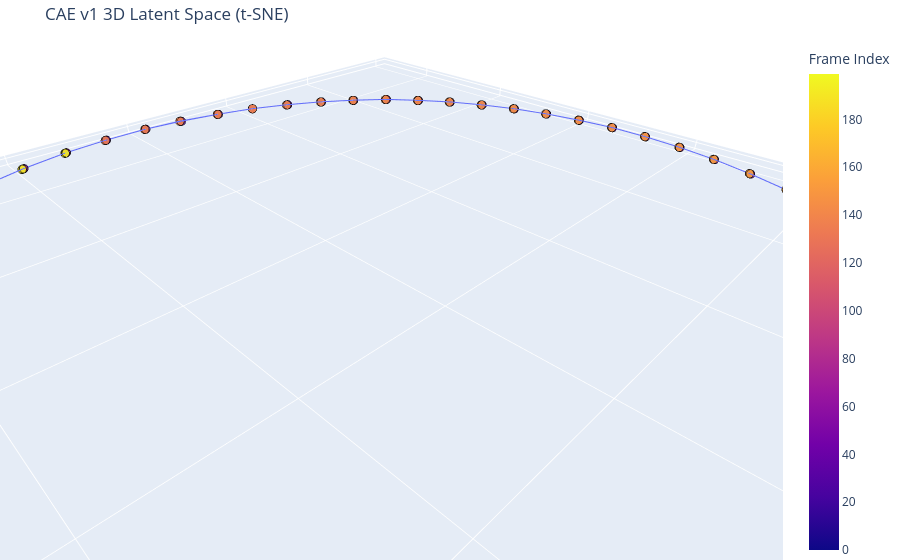

Notebook cell for this chart:
### Code cell
# Create interactive 3D scatter plot for t-SNE with continuous trajectory line
fig_tsne_3d = px.scatter_3d(
    df_latent_all_tsne_3d,
    x="t-SNE 1",
    y="t-SNE 2",
    z="t-SNE 3",
    color="Frame",
    color_continuous_scale="plasma",  # Change to "plasma" in CAE notebook
    title="CAE v1 3D Latent Space (t-SNE)",
    labels={"Frame": "Frame Index"},
)

# Format marker styling and enable chronological line drawing
fig_tsne_3d.update_traces(
    mode="markers+lines", # Enables both dots and the trajectory line
    marker=dict(size=5, opacity=0.8, line=dict(width=1, color="black")),
    line=dict(width=2) # Adjust thickness of the trajectory line
)
fig_tsne_3d.update_layout(margin=dict(l=0, r=0, b=0, t=40), scene=dict(aspectmode='data'))
fig_tsne_3d.show()

### Figure 1 — Plotly figure (JSON) as saved in the notebook; plotly's stock layout.template omitted (floating-point values rounded to 4 significant figures; data arrays with more than 128 entries replaced by an {"elided": "..."} marker saying what was removed)
{"data": [{"hovertemplate": "t-SNE 1=%{x}<br>t-SNE 2=%{y}<br>t-SNE 3=%{z}<br>Frame Index=%{marker.color}<extra></extra>", "legendgroup": "", "line": {"width": 2}, "marker": {"color": {"elided": "200 int values"}, "coloraxis": "coloraxis", "line": {"color": "black", "width": 1}, "opacity": 0.8, "size": 5, "symbol": "circle"}, "mode": "markers+lines", "name": "", "scene": "scene", "showlegend": false, "type": "scatter3d", "x": {"elided": "200 float values"}, "y": {"elided": "200 float values"}, "z": {"elided": "200 float values"}}], "layout": {"coloraxis": {"autocolorscale": false, "colorbar": {"title": {"text": "Frame Index"}}, "colorscale": [[0, "#0d0887"], [0.1111, "#46039f"], [0.2222, "#7201a8"], [0.3333, "#9c179e"], [0.4444, "#bd3786"], [0.5556, "#d8576b"], [0.6667, "#ed7953"], [0.7778, "#fb9f3a"], [0.8889, "#fdca26"], [1, "#f0f921"]]}, "legend": {"tracegroupgap": 0}, "margin": {"b": 0, "l": 0, "r": 0, "t": 40}, "scene": {"aspectmode": "data", "domain": {"x": [0, 1], "y": [0, 1]}, "xaxis": {"title": {"text": "t-SNE 1"}}, "yaxis": {"title": {"text": "t-SNE 2"}}, "zaxis": {"title": {"text": "t-SNE 3"}}}, "title": {"text": "CAE v1 3D Latent Space (t-SNE)"}}}
